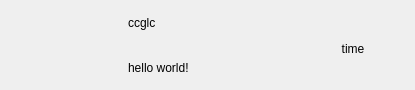
<?xml version="1.0" encoding="UTF-8"?>
<ui version="4.0">
 <class>ChatUserWid</class>
 <widget class="QWidget" name="ChatUserWid">
  <property name="geometry">
   <rect>
    <x>0</x>
    <y>0</y>
    <width>415</width>
    <height>90</height>
   </rect>
  </property>
  <property name="minimumSize">
   <size>
    <width>0</width>
    <height>70</height>
   </size>
  </property>
  <property name="maximumSize">
   <size>
    <width>16777215</width>
    <height>90</height>
   </size>
  </property>
  <property name="windowTitle">
   <string>Form</string>
  </property>
  <layout class="QHBoxLayout" name="horizontalLayout">
   <property name="spacing">
    <number>2</number>
   </property>
   <property name="leftMargin">
    <number>2</number>
   </property>
   <property name="topMargin">
    <number>2</number>
   </property>
   <property name="rightMargin">
    <number>2</number>
   </property>
   <property name="bottomMargin">
    <number>2</number>
   </property>
   <item>
    <widget class="QWidget" name="icon_wid" native="true">
     <property name="minimumSize">
      <size>
       <width>60</width>
       <height>60</height>
      </size>
     </property>
     <property name="maximumSize">
      <size>
       <width>60</width>
       <height>60</height>
      </size>
     </property>
     <widget class="QLabel" name="icon_lb">
      <property name="geometry">
       <rect>
        <x>0</x>
        <y>5</y>
        <width>50</width>
        <height>50</height>
       </rect>
      </property>
      <property name="minimumSize">
       <size>
        <width>50</width>
        <height>50</height>
       </size>
      </property>
      <property name="maximumSize">
       <size>
        <width>50</width>
        <height>50</height>
       </size>
      </property>
      <property name="text">
       <string/>
      </property>
     </widget>
    </widget>
   </item>
   <item>
    <widget class="QWidget" name="user_info_wid" native="true">
     <property name="maximumSize">
      <size>
       <width>160</width>
       <height>16777215</height>
      </size>
     </property>
     <layout class="QVBoxLayout" name="verticalLayout">
      <property name="spacing">
       <number>7</number>
      </property>
      <property name="leftMargin">
       <number>2</number>
      </property>
      <property name="topMargin">
       <number>2</number>
      </property>
      <property name="rightMargin">
       <number>2</number>
      </property>
      <property name="bottomMargin">
       <number>2</number>
      </property>
      <item>
       <widget class="QLabel" name="user_name_lb">
        <property name="maximumSize">
         <size>
          <width>150</width>
          <height>16777215</height>
         </size>
        </property>
        <property name="font">
         <font>
          <family>Arial</family>
          <pointsize>9</pointsize>
         </font>
        </property>
        <property name="text">
         <string>ccglc</string>
        </property>
       </widget>
      </item>
      <item>
       <widget class="QLabel" name="user_chat_lb">
        <property name="maximumSize">
         <size>
          <width>150</width>
          <height>16777215</height>
         </size>
        </property>
        <property name="font">
         <font>
          <family>Arial</family>
          <pointsize>9</pointsize>
         </font>
        </property>
        <property name="text">
         <string>hello world!</string>
        </property>
       </widget>
      </item>
     </layout>
    </widget>
   </item>
   <item>
    <widget class="QWidget" name="time_wid" native="true">
     <property name="minimumSize">
      <size>
       <width>60</width>
       <height>60</height>
      </size>
     </property>
     <property name="maximumSize">
      <size>
       <width>60</width>
       <height>60</height>
      </size>
     </property>
     <layout class="QVBoxLayout" name="verticalLayout_2">
      <item>
       <widget class="QLabel" name="time_lb">
        <property name="minimumSize">
         <size>
          <width>50</width>
          <height>50</height>
         </size>
        </property>
        <property name="maximumSize">
         <size>
          <width>50</width>
          <height>50</height>
         </size>
        </property>
        <property name="text">
         <string>time</string>
        </property>
        <property name="alignment">
         <set>Qt::AlignCenter</set>
        </property>
       </widget>
      </item>
     </layout>
    </widget>
   </item>
  </layout>
 </widget>
 <resources/>
 <connections/>
</ui>
